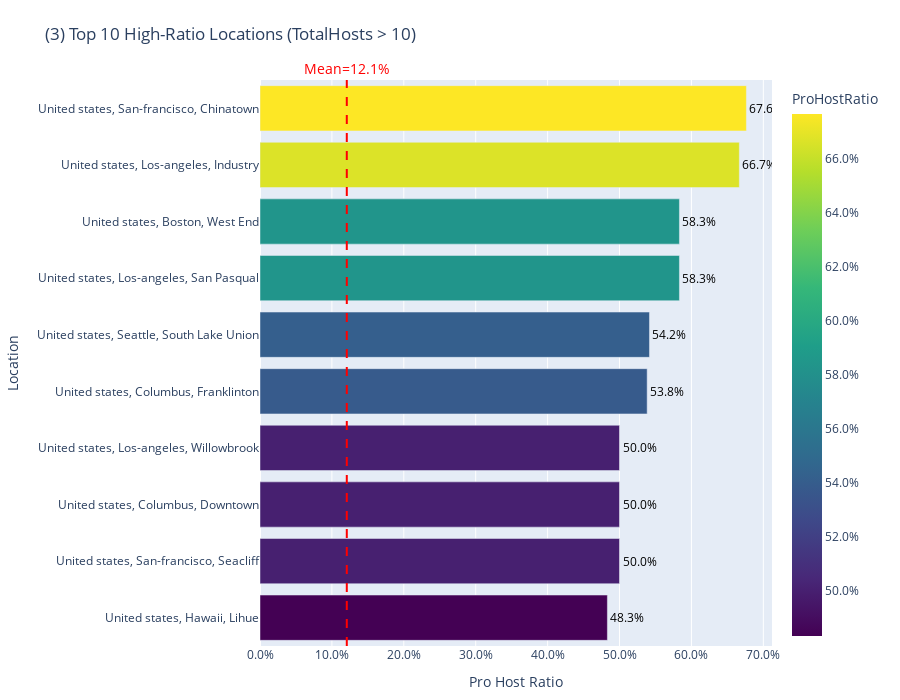

Notebook code for this chart:
### Code cell
# Filter to locations with >10 total hosts
location_stats_10 = location_stats[location_stats['NumTotalHosts'] > 10].copy()

# Sort by ratio descending
location_stats_10.sort_values('ProHostRatio', ascending=False, inplace=True)

#print("\n=== PART 3: Locations w/ >100 total hosts, sorted by highest ProHostRatio ===")
#print(location_stats_10.head(10))

# Visualize top 10 in that filtered set
top10_ratio = location_stats_10.head(10)

fig3 = px.bar(
    top10_ratio,
    x='ProHostRatio',
    y='Location',
    orientation='h',
    title='(3) Top 10 High-Ratio Locations (TotalHosts > 10)',
    color='ProHostRatio',
    color_continuous_scale='Viridis',
    text='ProHostRatio'  
)

fig3.update_layout(
    xaxis_title='Pro Host Ratio',
    yaxis_title='Location',
    xaxis_tickformat='.1%', 
    yaxis={'categoryorder': 'total ascending'},
    height=700,
    margin=dict(l=200, r=50, t=80, b=50),
    coloraxis_colorbar=dict(
        tickformat='.1%'
    )
)

fig3.update_traces(
    textposition='outside',
    texttemplate='%{text:.1%}',
    textfont=dict(color='black')
)


global_ratio = (location_stats_10['NumProfessionalHosts'].sum()) / (location_stats_10['NumTotalHosts'].sum())
fig3.add_vline(
    x=global_ratio,
    line_width=2,
    line_dash="dash",
    line_color="red",
    annotation_text=f"Mean={global_ratio:.1%}",
    annotation_position="top",
    annotation_font=dict(color="red", size=14)
)

fig3.show()

### Figure 1 — Plotly figure (JSON) as saved in the notebook; plotly's stock layout.template omitted (floating-point values rounded to 4 significant figures)
{"data": [{"hovertemplate": "ProHostRatio=%{marker.color}<br>Location=%{y}<extra></extra>", "legendgroup": "", "marker": {"color": [0.6765, 0.6667, 0.5833, 0.5833, 0.5417, 0.5385, 0.5, 0.5, 0.5, 0.4831], "coloraxis": "coloraxis", "pattern": {"shape": ""}}, "name": "", "orientation": "h", "showlegend": false, "text": [0.6765, 0.6667, 0.5833, 0.5833, 0.5417, 0.5385, 0.5, 0.5, 0.5, 0.4831], "textfont": {"color": "black"}, "textposition": "outside", "texttemplate": "%{text:.1%}", "type": "bar", "x": [0.6765, 0.6667, 0.5833, 0.5833, 0.5417, 0.5385, 0.5, 0.5, 0.5, 0.4831], "xaxis": "x", "y": ["United states, San-francisco, Chinatown", "United states, Los-angeles, Industry", "United states, Los-angeles, San Pasqual", "United states, Boston, West End", "United states, Seattle, South Lake Union", "United states, Columbus, Franklinton", "United states, San-francisco, Seacliff", "United states, Columbus, Downtown", "United states, Los-angeles, Willowbrook", "United states, Hawaii, Lihue"], "yaxis": "y"}], "layout": {"annotations": [{"font": {"color": "red", "size": 14}, "showarrow": false, "text": "Mean=12.1%", "x": 0.1207, "xanchor": "center", "xref": "x", "y": 1, "yanchor": "bottom", "yref": "y domain"}], "barmode": "relative", "coloraxis": {"colorbar": {"tickformat": ".1%", "title": {"text": "ProHostRatio"}}, "colorscale": [[0, "#440154"], [0.1111, "#482878"], [0.2222, "#3e4989"], [0.3333, "#31688e"], [0.4444, "#26828e"], [0.5556, "#1f9e89"], [0.6667, "#35b779"], [0.7778, "#6ece58"], [0.8889, "#b5de2b"], [1, "#fde725"]]}, "height": 700, "legend": {"tracegroupgap": 0}, "margin": {"b": 50, "l": 200, "r": 50, "t": 80}, "shapes": [{"line": {"color": "red", "dash": "dash", "width": 2}, "type": "line", "x0": 0.1207, "x1": 0.1207, "xref": "x", "y0": 0, "y1": 1, "yref": "y domain"}], "title": {"text": "(3) Top 10 High-Ratio Locations (TotalHosts > 10)"}, "xaxis": {"anchor": "y", "domain": [0, 1], "tickformat": ".1%", "title": {"text": "Pro Host Ratio"}}, "yaxis": {"anchor": "x", "categoryorder": "total ascending", "domain": [0, 1], "title": {"text": "Location"}}}}
